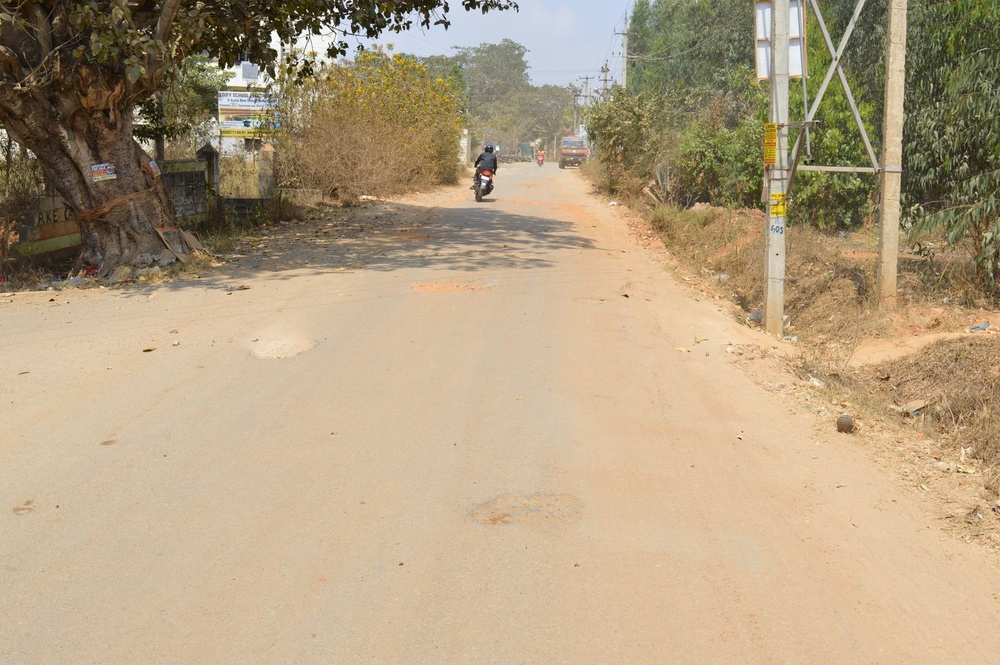
#> input picture Image_Preprocessing/src/data/road_cam_10.jpg, 1000 x 665 px, shrunk from 1504 x 1000 before the run, found by its file name; its folder holds only this picture in this run
$ python k-means_seg.py
#> lines starting #> are read from the running program, lines starting #| are printed output that depends on the picture; after the words box and inside, x2 and y2 are one past the last pixel; in counts of white or black regions, pixels touching at a corner belong together
import numpy as np
import cv2
from matplotlib import pyplot as plt
from os import listdir
from os.path import isfile, join

def apply_kmeans(img):
	gray  = cv2.cvtColor(img, cv2.COLOR_BGR2GRAY)
	im_1 = gray.reshape(-1)
### Converting the datatype of the column vector to float32
	im_1 = np.float32(im_1)

### Defining the termination criteria for K-Means where TERM_CRITERIA_EPS defines accuracy
### and TERM_CRITERIA_MAX_ITER determines the number of iterations to be run before termination
	criteria = (cv2.TERM_CRITERIA_EPS + cv2.TERM_CRITERIA_MAX_ITER, 10, 1.0)

### Number of Clusters
	K = 2
### Returns the compactness of the data, labels of data(to corresponding clusters) and centroids of the respective clusters
	ret,label,center = cv2.kmeans(im_1,K,None,criteria,10,cv2.KMEANS_RANDOM_CENTERS)

### Reforming the image
	center = np.uint8(center)
	res = center[label.flatten()]
	res2 = res.reshape((gray.shape))

### Applying Gaussian Blur and Canny edge detection for ground truth comparisom
	res3 = cv2.GaussianBlur(res2,(3,3),0)
	edges = cv2.Canny(res3, 100, 200)
	#cv2.imwrite('Result_for_kmeans6.jpg',edges)

### Plotting the results
	plt.subplot(121),plt.imshow(gray,cmap = 'gray')
	plt.title('Original Image'), plt.xticks([]), plt.yticks([])
	plt.subplot(122),plt.imshow(edges,cmap = 'gray')
	plt.title('Edge Image'), plt.xticks([]), plt.yticks([])
	plt.show()

#cv2.waitKey(0)
#cv2.destroyAllWindows()


mypath='/home/tarini/Documents/Pothole-Detection/Data'
onlyfiles = [ f for f in listdir(mypath) if isfile(join(mypath,f)) ]
images = np.empty(len(onlyfiles), dtype=object)
for n in range(0, len(onlyfiles)):
	 images[n] = cv2.imread( join(mypath,onlyfiles[n]) )


for n in range(0,len(onlyfiles)):
	im = apply_kmeans(images[n])
#> this loop made 1 pass
#> (ret in apply_kmeans, center in apply_kmeans) on pass 1: (333348628.5, [192, 92])
#> pass 1, in apply_kmeans, `gray  = cv2.cvtColor(img, cv2.COLOR_BGR2GRAY)`:
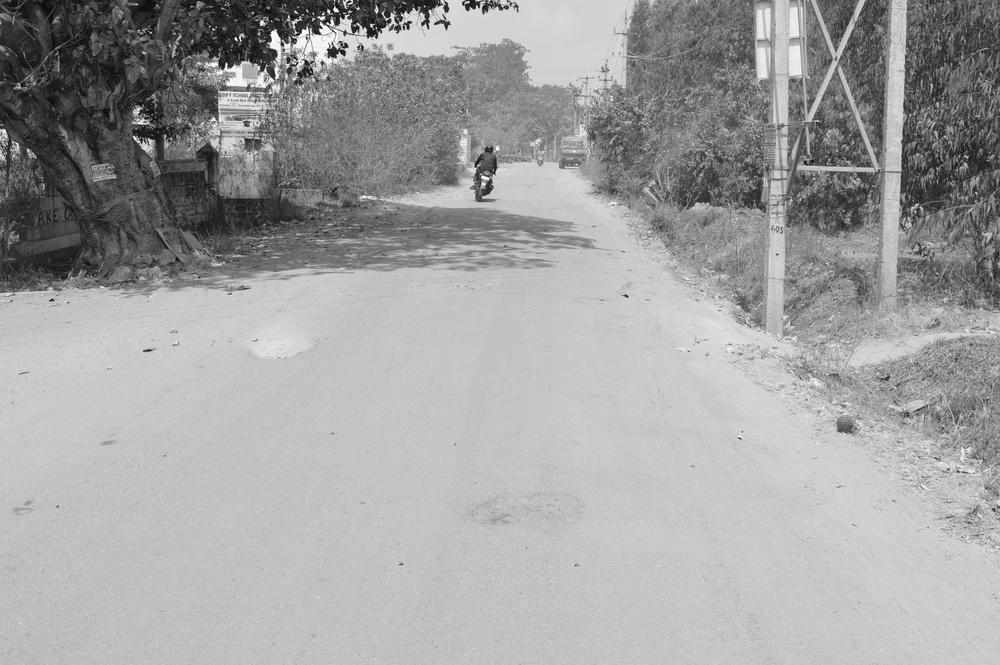
#> gray: shape (665, 1000); min 3, max 255, mean 161
#> pass 1, in apply_kmeans, `res2 = res.reshape((gray.shape))`:
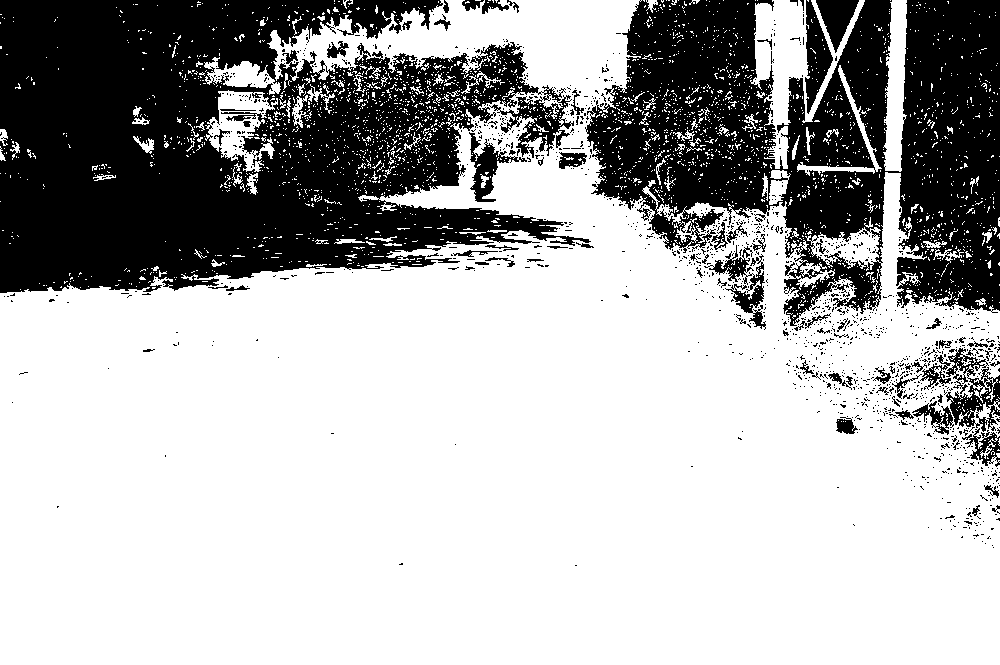
#> res2: shape (665, 1000); values 92 (black) and 192 (white), 68.4% white; 1367 black regions (1292 under 20 px), largest, box (x1, y1, x2, y2) and area: (0, 0, 591, 293) 115364, (585, 0, 1000, 326) 77697, (946, 348, 1000, 432) 1980
#> pass 1, in apply_kmeans, `res3 = cv2.GaussianBlur(res2,(3,3),0)`:
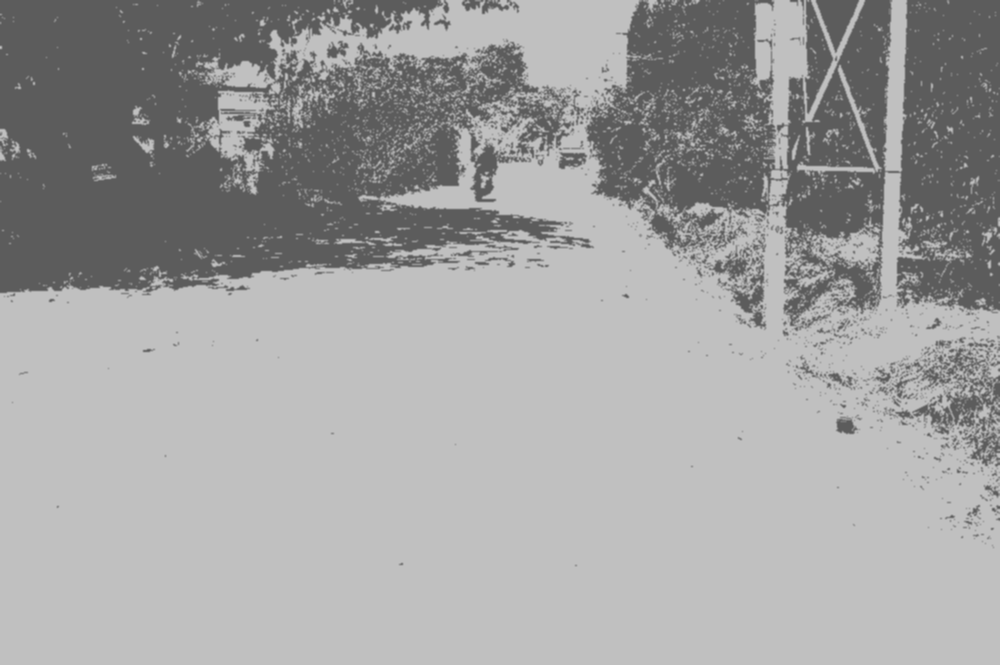
#> res3: shape (665, 1000); min 92, max 192, mean 160.5
#> pass 1, in apply_kmeans, `edges = cv2.Canny(res3, 100, 200)`:
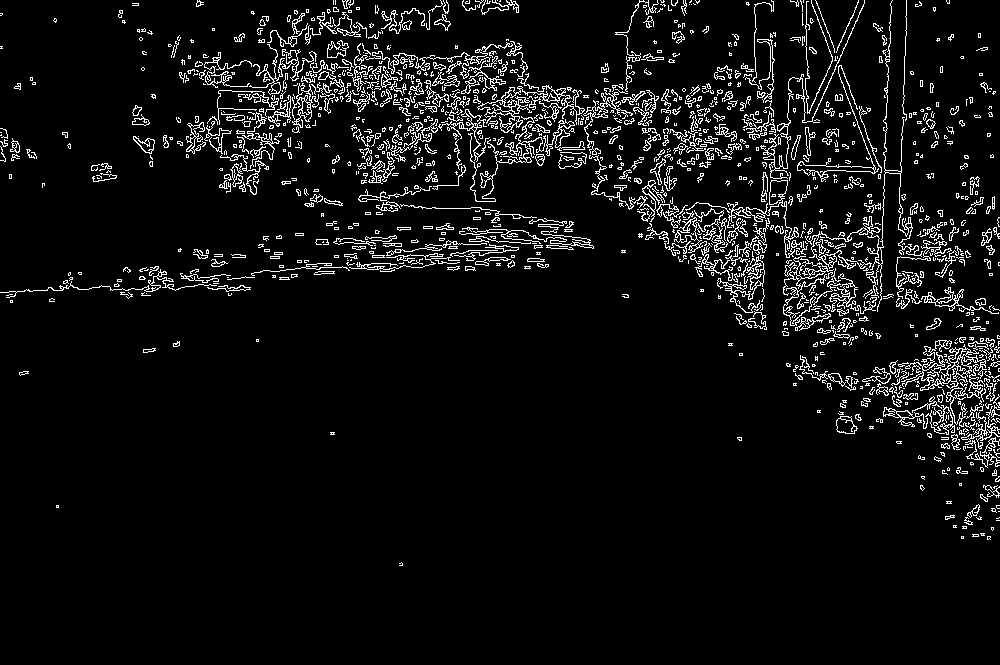
#> edges: shape (665, 1000); 6.2% white in thin lines or dots, all inside (x1, y1, x2, y2) = (0, 0, 1000, 566)

$ run again, on Image_Preprocessing/src/data/road_cam_14.jpg
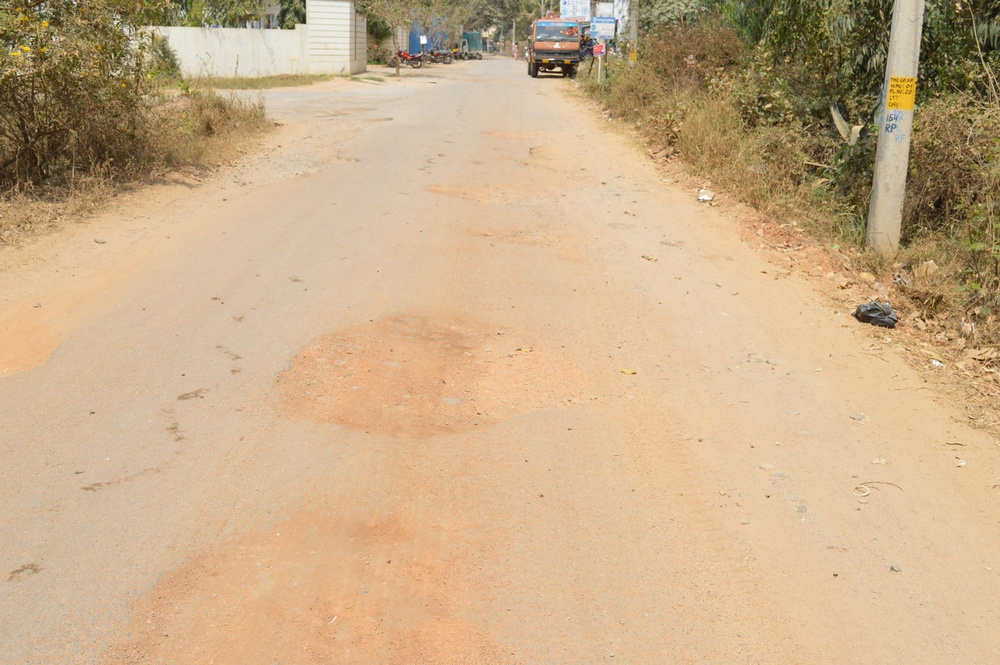
#> input picture Image_Preprocessing/src/data/road_cam_14.jpg, 1000 x 665 px, shrunk from 1504 x 1000 before the run, found by its file name
#> the loop `for n in range(0,len(onlyfiles)):` made 1 pass
#> pass 1, in apply_kmeans, `res2 = res.reshape((gray.shape))`:
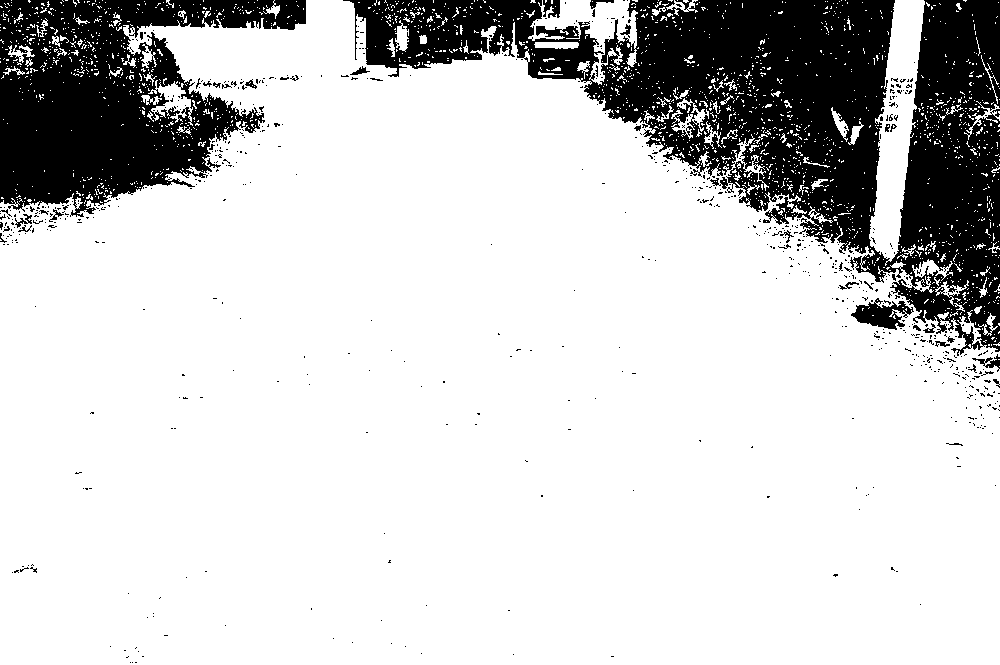
#> res2: shape (665, 1000); values 101 (black) and 195 (white), 80.7% white; 724 black regions (688 under 20 px), largest, box (x1, y1, x2, y2) and area: (343, 0, 1000, 356) 85883, (0, 0, 306, 217) 37769, (851, 298, 914, 330) 1016
#> pass 1, in apply_kmeans, `edges = cv2.Canny(res3, 100, 200)`:
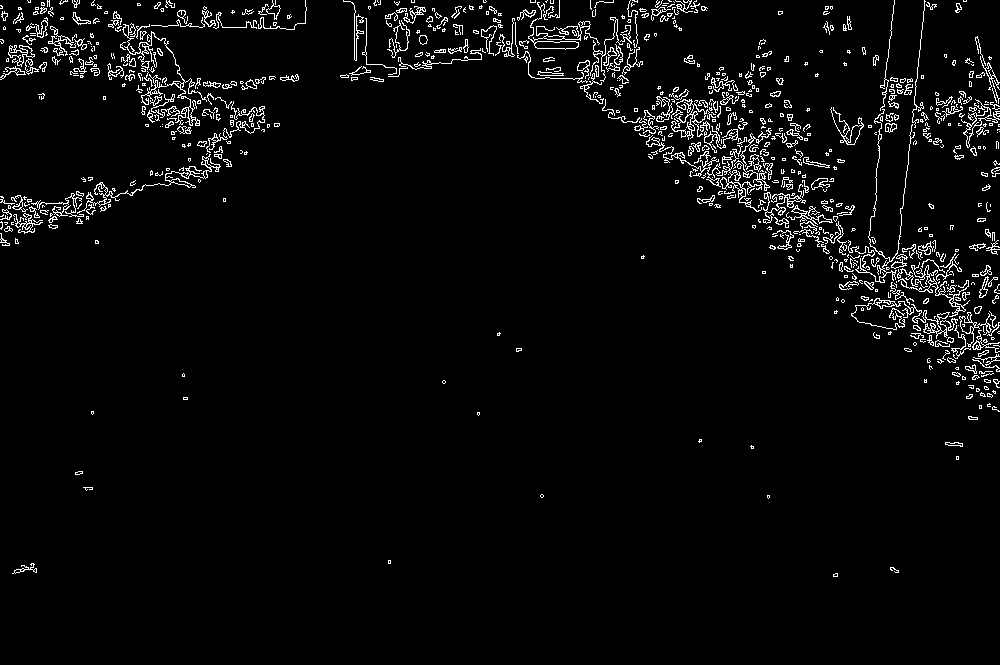
#> edges: shape (665, 1000); 3.6% white in thin lines or dots, all inside (x1, y1, x2, y2) = (0, 0, 1000, 577)

$ run again, on Image_Preprocessing/src/data/road_cam_15.jpg
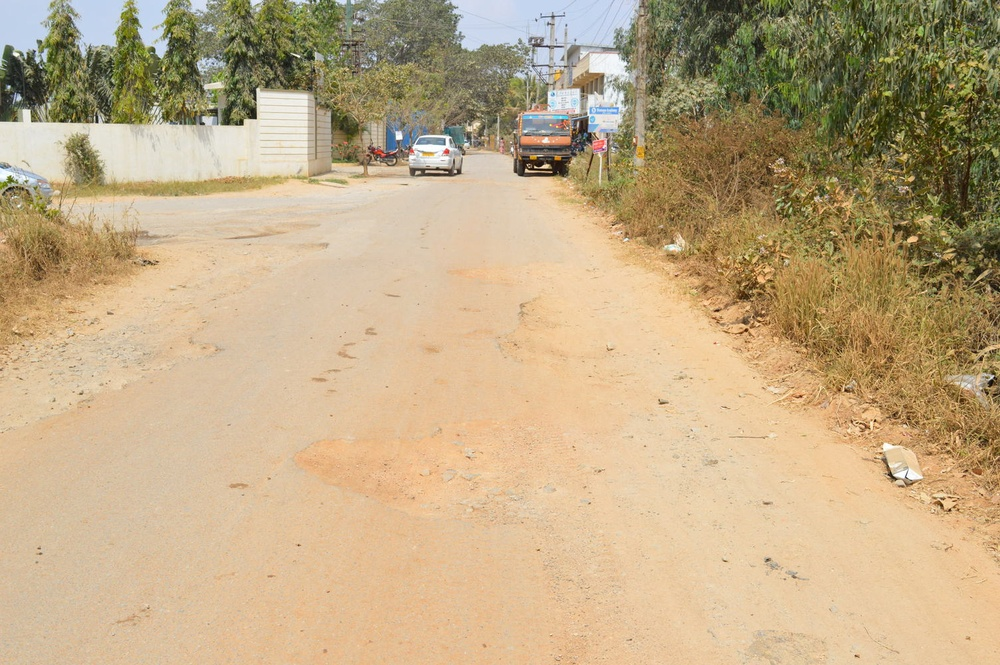
#> input picture Image_Preprocessing/src/data/road_cam_15.jpg, 1000 x 665 px, shrunk from 1504 x 1000 before the run, found by its file name
#> the loop `for n in range(0,len(onlyfiles)):` made 1 pass
#> pass 1, in apply_kmeans, `res2 = res.reshape((gray.shape))`:
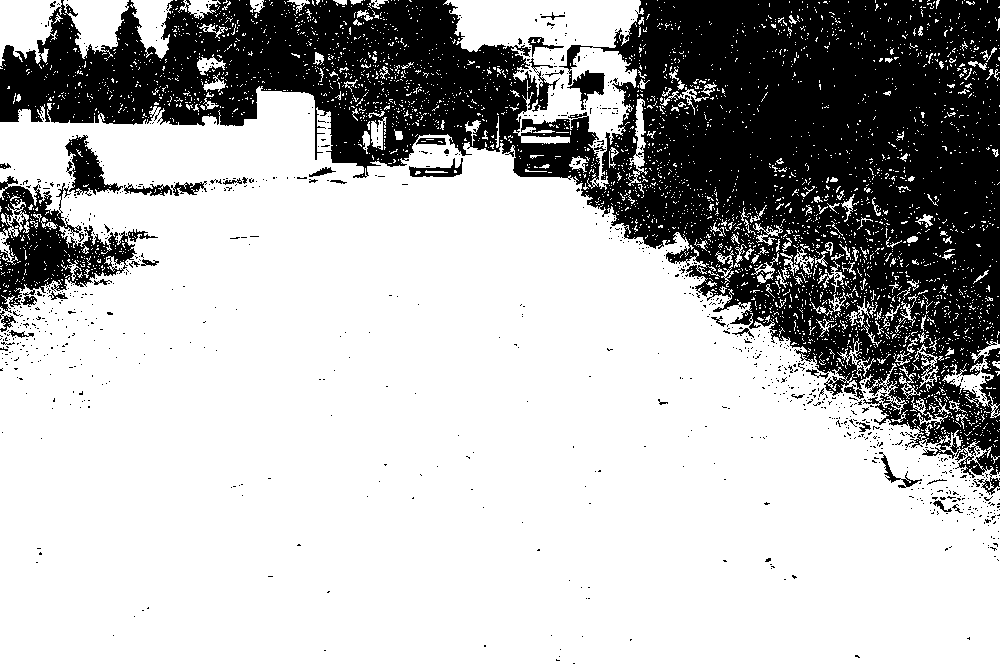
#> res2: shape (665, 1000); values 105 (black) and 199 (white), 71% white; 977 black regions (939 under 20 px), largest, box (x1, y1, x2, y2) and area: (0, 0, 1000, 495) 177481, (0, 176, 158, 313) 7703, (65, 135, 123, 196) 1490
#> pass 1, in apply_kmeans, `edges = cv2.Canny(res3, 100, 200)`:
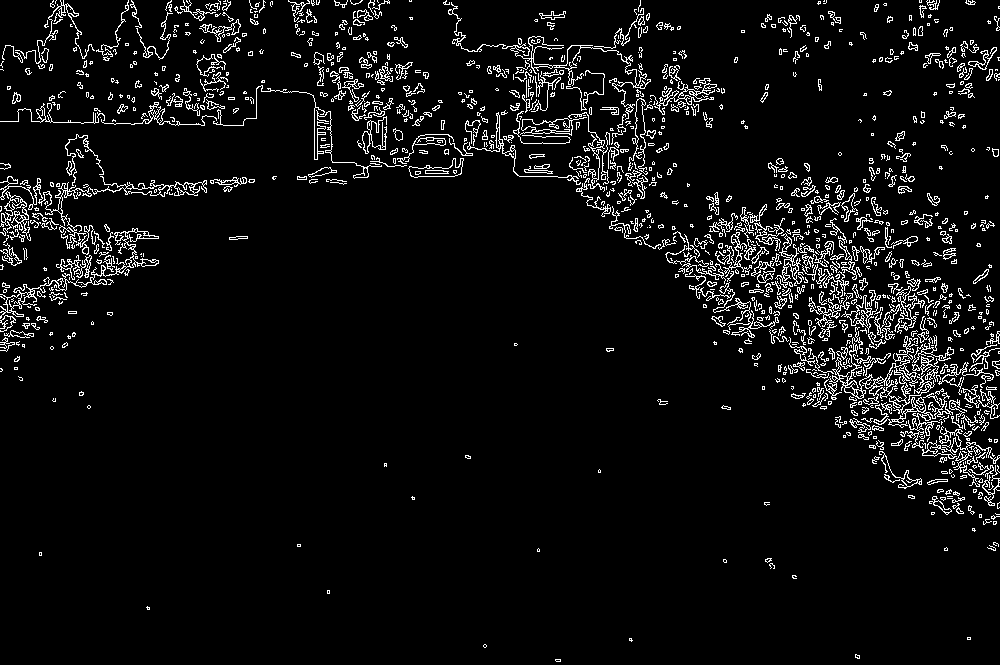
#> edges: shape (665, 1000); 5.8% white in thin lines or dots

$ run again, on Image_Preprocessing/src/data/road_cam_16.jpg
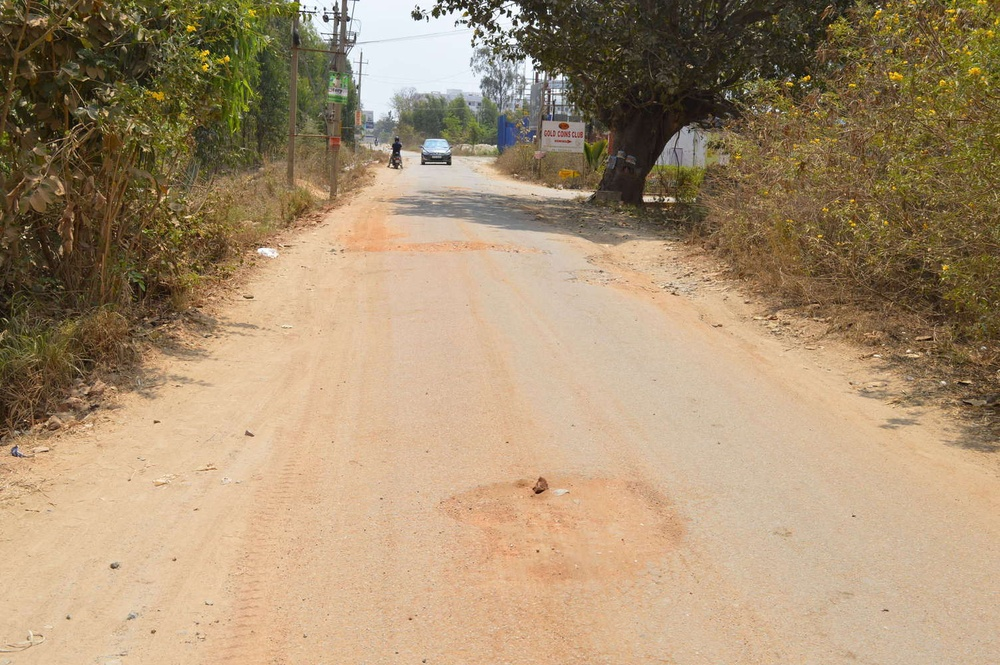
#> input picture Image_Preprocessing/src/data/road_cam_16.jpg, 1000 x 665 px, shrunk from 1504 x 1000 before the run, found by its file name
#> the loop `for n in range(0,len(onlyfiles)):` made 1 pass
#> pass 1, in apply_kmeans, `res2 = res.reshape((gray.shape))`:
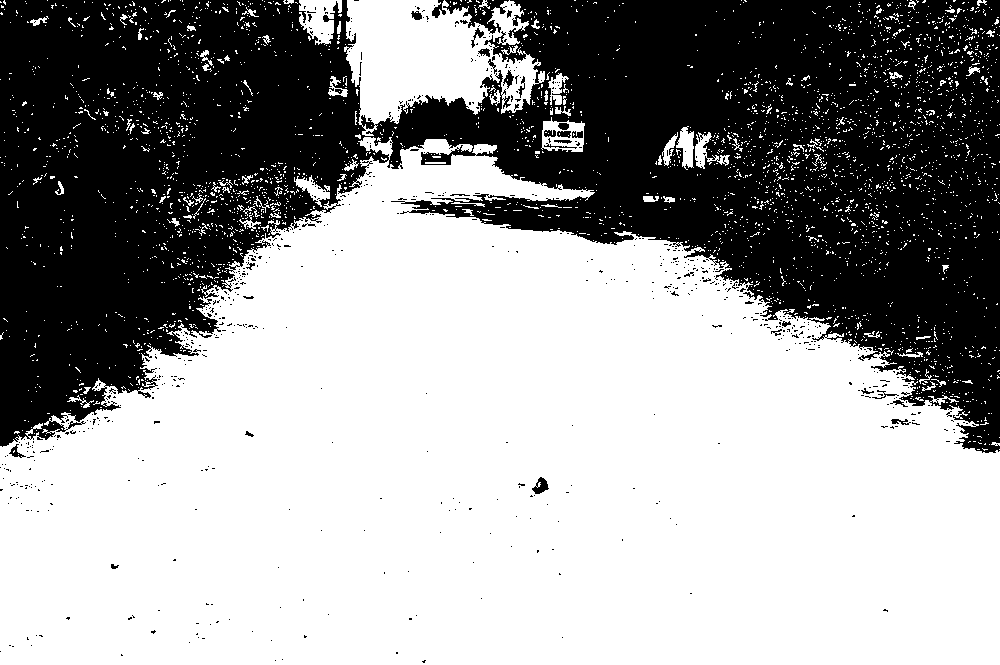
#> res2: shape (665, 1000); values 79 (black) and 192 (white), 60.6% white; 721 black regions (688 under 20 px), largest, box (x1, y1, x2, y2) and area: (0, 0, 1000, 453) 257285, (443, 0, 509, 34) 904, (532, 477, 549, 494) 157
#> pass 1, in apply_kmeans, `edges = cv2.Canny(res3, 100, 200)`:
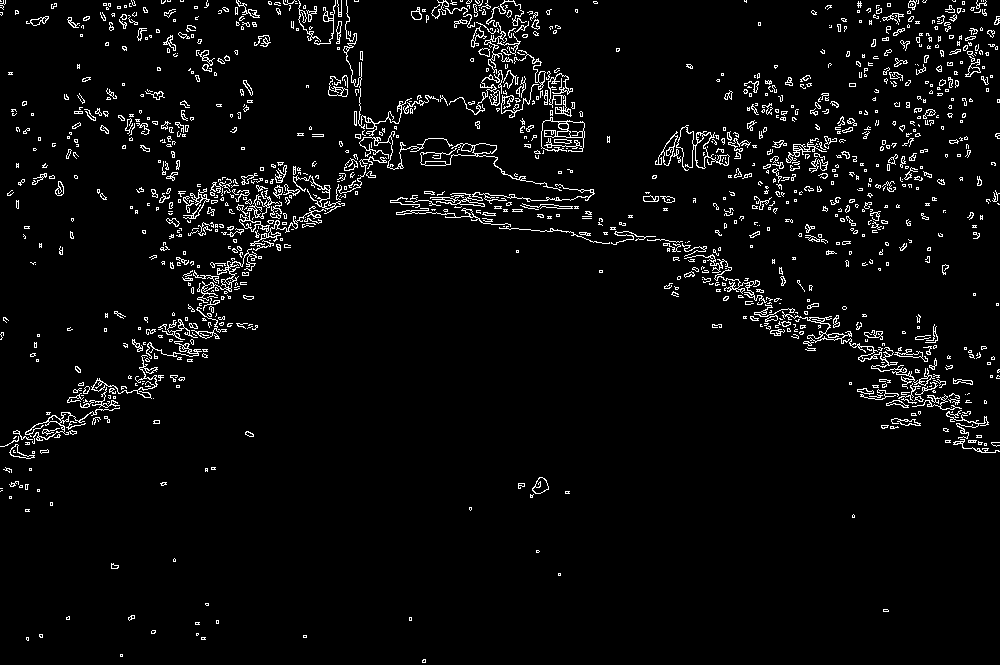
#> edges: shape (665, 1000); 4.2% white in thin lines or dots
